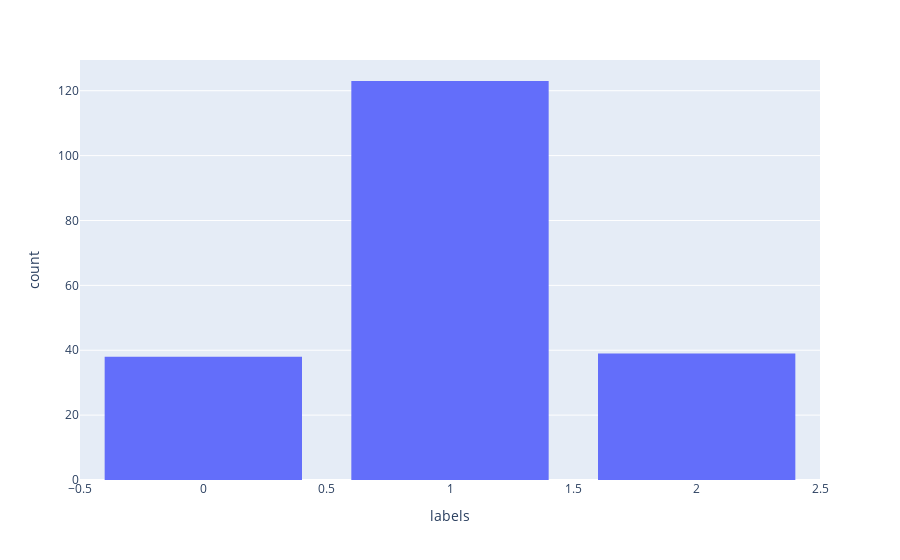

This figure's notebook cell:
### Markdown cell above
### Therefore they are grouped into 3
# Visualisation

### Code cell
fig=px.histogram(df,x='labels')
fig.update_layout(bargap=0.2)

### Figure 1 — Plotly figure (JSON) as saved in the notebook; plotly's stock layout.template omitted (floating-point values rounded to 4 significant figures; data arrays with more than 128 entries replaced by an {"elided": "..."} marker saying what was removed)
{"data": [{"alignmentgroup": "True", "bingroup": "x", "hovertemplate": "labels=%{x}<br>count=%{y}<extra></extra>", "legendgroup": "", "marker": {"color": "#636efa", "pattern": {"shape": ""}}, "name": "", "offsetgroup": "", "orientation": "v", "showlegend": false, "type": "histogram", "x": {"elided": "200 int values"}, "xaxis": "x", "yaxis": "y"}], "layout": {"autosize": true, "bargap": 0.2, "barmode": "relative", "legend": {"tracegroupgap": 0}, "margin": {"t": 60}, "xaxis": {"anchor": "y", "autorange": true, "domain": [0, 1], "range": [-0.5, 2.5], "title": {"text": "labels"}, "type": "linear"}, "yaxis": {"anchor": "x", "autorange": true, "domain": [0, 1], "range": [0, 129.5], "title": {"text": "count"}}}}
